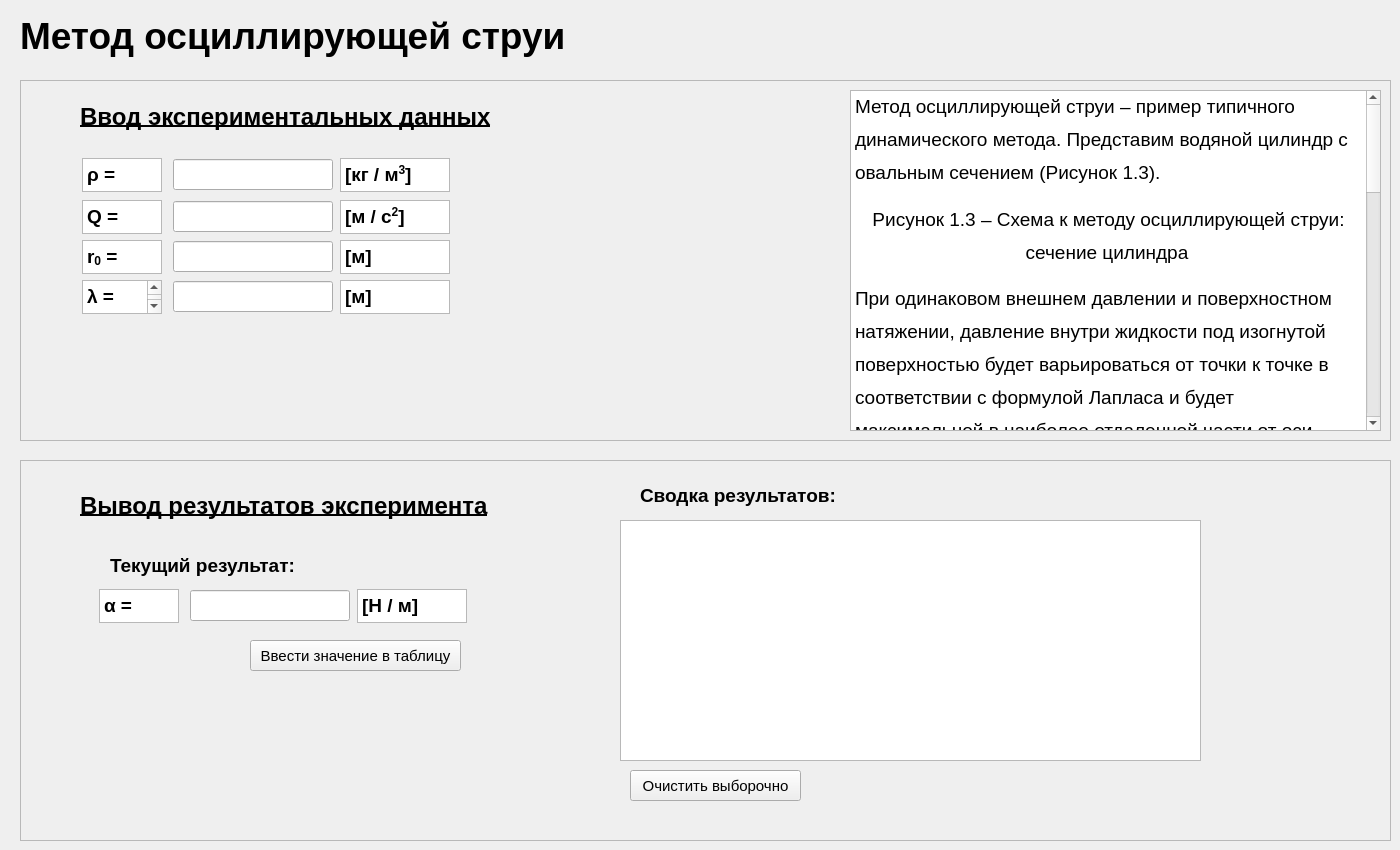
      <widget class="QWidget" name="tab_7">
       <attribute name="title">
        <string>Метод осциллирующей струи</string>
       </attribute>
       <widget class="QLabel" name="label_29">
        <property name="geometry">
         <rect>
          <x>20</x>
          <y>10</y>
          <width>551</width>
          <height>51</height>
         </rect>
        </property>
        <property name="font">
         <font>
          <family>Segoe UI</family>
          <pointsize>28</pointsize>
          <weight>75</weight>
          <bold>true</bold>
         </font>
        </property>
        <property name="text">
         <string>Метод осциллирующей струи</string>
        </property>
       </widget>
       <widget class="QFrame" name="frame_9">
        <property name="geometry">
         <rect>
          <x>20</x>
          <y>80</y>
          <width>1371</width>
          <height>361</height>
         </rect>
        </property>
        <property name="frameShape">
         <enum>QFrame::StyledPanel</enum>
        </property>
        <property name="frameShadow">
         <enum>QFrame::Raised</enum>
        </property>
        <widget class="QLabel" name="label_30">
         <property name="geometry">
          <rect>
           <x>60</x>
           <y>21</y>
           <width>421</width>
           <height>31</height>
          </rect>
         </property>
         <property name="font">
          <font>
           <family>Segoe UI</family>
           <pointsize>18</pointsize>
           <weight>75</weight>
           <bold>true</bold>
           <underline>true</underline>
          </font>
         </property>
         <property name="text">
          <string>Ввод экспериментальных данных</string>
         </property>
        </widget>
        <widget class="QLineEdit" name="lineEdit_37">
         <property name="geometry">
          <rect>
           <x>153</x>
           <y>79</y>
           <width>160</width>
           <height>31</height>
          </rect>
         </property>
         <property name="font">
          <font>
           <family>Segoe UI</family>
           <pointsize>14</pointsize>
           <underline>false</underline>
          </font>
         </property>
         <property name="text">
          <string/>
         </property>
        </widget>
        <widget class="QTextBrowser" name="textBrowser_79">
         <property name="geometry">
          <rect>
           <x>320</x>
           <y>78</y>
           <width>110</width>
           <height>34</height>
          </rect>
         </property>
         <property name="html">
          <string>&lt;!DOCTYPE HTML PUBLIC &quot;-//W3C//DTD HTML 4.0//EN&quot; &quot;http://www.w3.org/TR/REC-html40/strict.dtd&quot;&gt;
&lt;html&gt;&lt;head&gt;&lt;meta name=&quot;qrichtext&quot; content=&quot;1&quot; /&gt;&lt;style type=&quot;text/css&quot;&gt;
p, li { white-space: pre-wrap; }
&lt;/style&gt;&lt;/head&gt;&lt;body style=&quot; font-family:'MS Shell Dlg 2'; font-size:8.25pt; font-weight:400; font-style:normal;&quot;&gt;
&lt;p style=&quot; margin-top:0px; margin-bottom:0px; margin-left:0px; margin-right:0px; -qt-block-indent:0; text-indent:0px;&quot;&gt;&lt;span style=&quot; font-size:14pt; font-weight:600;&quot;&gt;[кг / м&lt;/span&gt;&lt;span style=&quot; font-size:14pt; font-weight:600; vertical-align:super;&quot;&gt;3&lt;/span&gt;&lt;span style=&quot; font-size:14pt; font-weight:600;&quot;&gt;]&lt;/span&gt;&lt;/p&gt;&lt;/body&gt;&lt;/html&gt;</string>
         </property>
        </widget>
        <widget class="QTextBrowser" name="textBrowser_80">
         <property name="geometry">
          <rect>
           <x>62</x>
           <y>78</y>
           <width>80</width>
           <height>34</height>
          </rect>
         </property>
         <property name="html">
          <string>&lt;!DOCTYPE HTML PUBLIC &quot;-//W3C//DTD HTML 4.0//EN&quot; &quot;http://www.w3.org/TR/REC-html40/strict.dtd&quot;&gt;
&lt;html&gt;&lt;head&gt;&lt;meta name=&quot;qrichtext&quot; content=&quot;1&quot; /&gt;&lt;style type=&quot;text/css&quot;&gt;
p, li { white-space: pre-wrap; }
&lt;/style&gt;&lt;/head&gt;&lt;body style=&quot; font-family:'MS Shell Dlg 2'; font-size:8.25pt; font-weight:400; font-style:normal;&quot;&gt;
&lt;p style=&quot; margin-top:0px; margin-bottom:0px; margin-left:0px; margin-right:0px; -qt-block-indent:0; text-indent:0px;&quot;&gt;&lt;span style=&quot; font-size:14pt; font-weight:600;&quot;&gt;ρ = &lt;/span&gt;&lt;/p&gt;&lt;/body&gt;&lt;/html&gt;</string>
         </property>
        </widget>
        <widget class="QTextBrowser" name="textBrowser_81">
         <property name="geometry">
          <rect>
           <x>320</x>
           <y>120</y>
           <width>110</width>
           <height>34</height>
          </rect>
         </property>
         <property name="html">
          <string>&lt;!DOCTYPE HTML PUBLIC &quot;-//W3C//DTD HTML 4.0//EN&quot; &quot;http://www.w3.org/TR/REC-html40/strict.dtd&quot;&gt;
&lt;html&gt;&lt;head&gt;&lt;meta name=&quot;qrichtext&quot; content=&quot;1&quot; /&gt;&lt;style type=&quot;text/css&quot;&gt;
p, li { white-space: pre-wrap; }
&lt;/style&gt;&lt;/head&gt;&lt;body style=&quot; font-family:'MS Shell Dlg 2'; font-size:8.25pt; font-weight:400; font-style:normal;&quot;&gt;
&lt;p style=&quot; margin-top:0px; margin-bottom:0px; margin-left:0px; margin-right:0px; -qt-block-indent:0; text-indent:0px;&quot;&gt;&lt;span style=&quot; font-size:14pt; font-weight:600;&quot;&gt;[м / с&lt;/span&gt;&lt;span style=&quot; font-size:14pt; font-weight:600; vertical-align:super;&quot;&gt;2&lt;/span&gt;&lt;span style=&quot; font-size:14pt; font-weight:600;&quot;&gt;]&lt;/span&gt;&lt;/p&gt;&lt;/body&gt;&lt;/html&gt;</string>
         </property>
        </widget>
        <widget class="QTextBrowser" name="textBrowser_82">
         <property name="geometry">
          <rect>
           <x>62</x>
           <y>120</y>
           <width>80</width>
           <height>34</height>
          </rect>
         </property>
         <property name="html">
          <string>&lt;!DOCTYPE HTML PUBLIC &quot;-//W3C//DTD HTML 4.0//EN&quot; &quot;http://www.w3.org/TR/REC-html40/strict.dtd&quot;&gt;
&lt;html&gt;&lt;head&gt;&lt;meta name=&quot;qrichtext&quot; content=&quot;1&quot; /&gt;&lt;style type=&quot;text/css&quot;&gt;
p, li { white-space: pre-wrap; }
&lt;/style&gt;&lt;/head&gt;&lt;body style=&quot; font-family:'MS Shell Dlg 2'; font-size:8.25pt; font-weight:400; font-style:normal;&quot;&gt;
&lt;p style=&quot; margin-top:0px; margin-bottom:0px; margin-left:0px; margin-right:0px; -qt-block-indent:0; text-indent:0px;&quot;&gt;&lt;span style=&quot; font-size:14pt; font-weight:600;&quot;&gt;Q = &lt;/span&gt;&lt;/p&gt;&lt;/body&gt;&lt;/html&gt;</string>
         </property>
        </widget>
        <widget class="QLineEdit" name="lineEdit_38">
         <property name="geometry">
          <rect>
           <x>153</x>
           <y>121</y>
           <width>160</width>
           <height>31</height>
          </rect>
         </property>
         <property name="font">
          <font>
           <family>Segoe UI</family>
           <pointsize>14</pointsize>
           <underline>false</underline>
          </font>
         </property>
         <property name="text">
          <string/>
         </property>
        </widget>
        <widget class="QTextBrowser" name="textBrowser_83">
         <property name="geometry">
          <rect>
           <x>320</x>
           <y>160</y>
           <width>110</width>
           <height>34</height>
          </rect>
         </property>
         <property name="html">
          <string>&lt;!DOCTYPE HTML PUBLIC &quot;-//W3C//DTD HTML 4.0//EN&quot; &quot;http://www.w3.org/TR/REC-html40/strict.dtd&quot;&gt;
&lt;html&gt;&lt;head&gt;&lt;meta name=&quot;qrichtext&quot; content=&quot;1&quot; /&gt;&lt;style type=&quot;text/css&quot;&gt;
p, li { white-space: pre-wrap; }
&lt;/style&gt;&lt;/head&gt;&lt;body style=&quot; font-family:'MS Shell Dlg 2'; font-size:8.25pt; font-weight:400; font-style:normal;&quot;&gt;
&lt;p style=&quot; margin-top:0px; margin-bottom:0px; margin-left:0px; margin-right:0px; -qt-block-indent:0; text-indent:0px;&quot;&gt;&lt;span style=&quot; font-size:14pt; font-weight:600;&quot;&gt;[м]&lt;/span&gt;&lt;/p&gt;&lt;/body&gt;&lt;/html&gt;</string>
         </property>
        </widget>
        <widget class="QTextBrowser" name="textBrowser_84">
         <property name="geometry">
          <rect>
           <x>62</x>
           <y>160</y>
           <width>80</width>
           <height>34</height>
          </rect>
         </property>
         <property name="html">
          <string>&lt;!DOCTYPE HTML PUBLIC &quot;-//W3C//DTD HTML 4.0//EN&quot; &quot;http://www.w3.org/TR/REC-html40/strict.dtd&quot;&gt;
&lt;html&gt;&lt;head&gt;&lt;meta name=&quot;qrichtext&quot; content=&quot;1&quot; /&gt;&lt;style type=&quot;text/css&quot;&gt;
p, li { white-space: pre-wrap; }
&lt;/style&gt;&lt;/head&gt;&lt;body style=&quot; font-family:'MS Shell Dlg 2'; font-size:8.25pt; font-weight:400; font-style:normal;&quot;&gt;
&lt;p style=&quot; margin-top:0px; margin-bottom:0px; margin-left:0px; margin-right:0px; -qt-block-indent:0; text-indent:0px;&quot;&gt;&lt;span style=&quot; font-size:14pt; font-weight:600;&quot;&gt;r&lt;/span&gt;&lt;span style=&quot; font-size:14pt; font-weight:600; vertical-align:sub;&quot;&gt;0&lt;/span&gt;&lt;span style=&quot; font-size:14pt; font-weight:600;&quot;&gt; = &lt;/span&gt;&lt;/p&gt;&lt;/body&gt;&lt;/html&gt;</string>
         </property>
        </widget>
        <widget class="QLineEdit" name="lineEdit_39">
         <property name="geometry">
          <rect>
           <x>153</x>
           <y>161</y>
           <width>160</width>
           <height>31</height>
          </rect>
         </property>
         <property name="font">
          <font>
           <family>Segoe UI</family>
           <pointsize>14</pointsize>
           <underline>false</underline>
          </font>
         </property>
         <property name="text">
          <string/>
         </property>
        </widget>
        <widget class="QTextBrowser" name="textBrowser_85">
         <property name="geometry">
          <rect>
           <x>320</x>
           <y>200</y>
           <width>110</width>
           <height>34</height>
          </rect>
         </property>
         <property name="html">
          <string>&lt;!DOCTYPE HTML PUBLIC &quot;-//W3C//DTD HTML 4.0//EN&quot; &quot;http://www.w3.org/TR/REC-html40/strict.dtd&quot;&gt;
&lt;html&gt;&lt;head&gt;&lt;meta name=&quot;qrichtext&quot; content=&quot;1&quot; /&gt;&lt;style type=&quot;text/css&quot;&gt;
p, li { white-space: pre-wrap; }
&lt;/style&gt;&lt;/head&gt;&lt;body style=&quot; font-family:'MS Shell Dlg 2'; font-size:8.25pt; font-weight:400; font-style:normal;&quot;&gt;
&lt;p style=&quot; margin-top:0px; margin-bottom:0px; margin-left:0px; margin-right:0px; -qt-block-indent:0; text-indent:0px;&quot;&gt;&lt;span style=&quot; font-size:14pt; font-weight:600;&quot;&gt;[м]&lt;/span&gt;&lt;/p&gt;&lt;/body&gt;&lt;/html&gt;</string>
         </property>
        </widget>
        <widget class="QTextBrowser" name="textBrowser_86">
         <property name="geometry">
          <rect>
           <x>62</x>
           <y>200</y>
           <width>80</width>
           <height>34</height>
          </rect>
         </property>
         <property name="html">
          <string>&lt;!DOCTYPE HTML PUBLIC &quot;-//W3C//DTD HTML 4.0//EN&quot; &quot;http://www.w3.org/TR/REC-html40/strict.dtd&quot;&gt;
&lt;html&gt;&lt;head&gt;&lt;meta name=&quot;qrichtext&quot; content=&quot;1&quot; /&gt;&lt;style type=&quot;text/css&quot;&gt;
p, li { white-space: pre-wrap; }
&lt;/style&gt;&lt;/head&gt;&lt;body style=&quot; font-family:'MS Shell Dlg 2'; font-size:8.25pt; font-weight:400; font-style:normal;&quot;&gt;
&lt;p style=&quot; margin-top:12px; margin-bottom:12px; margin-left:0px; margin-right:0px; -qt-block-indent:0; text-indent:0px; line-height:150%;&quot;&gt;&lt;span style=&quot; font-family:'Times New Roman','serif'; font-size:14pt; font-weight:600; color:#000000;&quot;&gt;λ&lt;/span&gt;&lt;span style=&quot; font-size:14pt; font-weight:600;&quot;&gt; =&lt;/span&gt;&lt;/p&gt;&lt;/body&gt;&lt;/html&gt;</string>
         </property>
        </widget>
        <widget class="QLineEdit" name="lineEdit_40">
         <property name="geometry">
          <rect>
           <x>153</x>
           <y>201</y>
           <width>160</width>
           <height>31</height>
          </rect>
         </property>
         <property name="font">
          <font>
           <family>Segoe UI</family>
           <pointsize>14</pointsize>
           <underline>false</underline>
          </font>
         </property>
         <property name="text">
          <string/>
         </property>
        </widget>
        <widget class="QTextBrowser" name="textBrowser_89">
         <property name="geometry">
          <rect>
           <x>830</x>
           <y>10</y>
           <width>531</width>
           <height>341</height>
          </rect>
         </property>
         <property name="html">
          <string>&lt;!DOCTYPE HTML PUBLIC &quot;-//W3C//DTD HTML 4.0//EN&quot; &quot;http://www.w3.org/TR/REC-html40/strict.dtd&quot;&gt;
&lt;html&gt;&lt;head&gt;&lt;meta name=&quot;qrichtext&quot; content=&quot;1&quot; /&gt;&lt;title&gt;Капиллярный метод определения поверхностного натяжения&lt;/title&gt;&lt;style type=&quot;text/css&quot;&gt;
p, li { white-space: pre-wrap; }
&lt;/style&gt;&lt;/head&gt;&lt;body style=&quot; font-family:'MS Shell Dlg 2'; font-size:8.25pt; font-weight:400; font-style:normal;&quot; bgcolor=&quot;#ffffff&quot;&gt;
&lt;p style=&quot; margin-top:12px; margin-bottom:12px; margin-left:0px; margin-right:0px; -qt-block-indent:0; text-indent:0px; line-height:150%;&quot;&gt;&lt;span style=&quot; font-family:'Times New Roman','serif'; font-size:14pt; color:#000000;&quot;&gt;Метод осциллирующей струи – пример типичного динамического метода. Представим водяной цилиндр с овальным сечением (Рисунок 1.3).&lt;/span&gt;&lt;span style=&quot; font-size:8pt;&quot;&gt; &lt;/span&gt;&lt;/p&gt;
&lt;p align=&quot;center&quot; style=&quot; margin-top:12px; margin-bottom:12px; margin-left:0px; margin-right:0px; -qt-block-indent:0; text-indent:0px; line-height:150%;&quot;&gt;&lt;a name=&quot;_x0000_t75&quot;&gt;&lt;/a&gt;&lt;span style=&quot; font-family:'Times New Roman','serif'; font-size:14pt; color:#000000;&quot;&gt;Р&lt;/span&gt;&lt;span style=&quot; font-family:'Times New Roman','serif'; font-size:14pt; color:#000000;&quot;&gt;исунок 1.3 – Схема к методу осциллирующей струи: сечение цилиндра&lt;/span&gt;&lt;span style=&quot; font-size:8pt;&quot;&gt; &lt;/span&gt;&lt;/p&gt;
&lt;p style=&quot; margin-top:12px; margin-bottom:12px; margin-left:0px; margin-right:0px; -qt-block-indent:0; text-indent:0px; line-height:150%;&quot;&gt;&lt;span style=&quot; font-family:'Times New Roman','serif'; font-size:14pt; color:#000000;&quot;&gt;При одинаковом внешнем давлении и поверхностном натяжении, давление внутри жидкости под изогнутой поверхностью будет варьироваться от точки к точке в соответствии с формулой Лапласа и будет максимальной в наиболее отдаленной части от оси этого цилиндра, где кривизна поверхности максимальна. Под влиянием разницы давлений жидкость течет к оси цилиндра. Затем, как достигает оси, два встречных потока создают билатеральный (двусторонний) поток от оси, снова формируя цилиндр овального сечения, однако уже развернувшийся на &lt;/span&gt;&lt;a name=&quot;_x0000_i1025&quot;&gt;&lt;/a&gt;&lt;span style=&quot; font-family:'Times New Roman','serif'; font-size:14pt; color:#000000;&quot;&gt;.&lt;/span&gt;&lt;span style=&quot; font-size:8pt;&quot;&gt; &lt;/span&gt;&lt;/p&gt;
&lt;p style=&quot; margin-top:12px; margin-bottom:12px; margin-left:0px; margin-right:0px; -qt-block-indent:0; text-indent:0px; line-height:150%;&quot;&gt;&lt;span style=&quot; font-family:'Times New Roman','serif'; font-size:14pt; color:#000000;&quot;&gt; В отсутствие трения и сжимаемости, частота колебаний &lt;/span&gt;&lt;a name=&quot;_x0000_i1025&quot;&gt;&lt;/a&gt;&lt;span style=&quot; font-family:'Times New Roman','serif'; font-size:14pt; color:#000000;&quot;&gt; &lt;/span&gt;&lt;span style=&quot; font-family:'Times New Roman','serif'; font-size:14pt; color:#000000;&quot;&gt;может зависеть только от поверхностного натяжения &lt;/span&gt;&lt;a name=&quot;_x0000_i1025&quot;&gt;&lt;/a&gt;&lt;span style=&quot; font-family:'Times New Roman','serif'; font-size:14pt; color:#000000;&quot;&gt;,&lt;/span&gt;&lt;span style=&quot; font-family:'Times New Roman','serif'; font-size:14pt; color:#000000;&quot;&gt; плотности жидкости &lt;/span&gt;&lt;a name=&quot;_x0000_i1025&quot;&gt;&lt;/a&gt;&lt;span style=&quot; font-family:'Times New Roman','serif'; font-size:14pt; color:#000000;&quot;&gt; &lt;/span&gt;&lt;span style=&quot; font-family:'Times New Roman','serif'; font-size:14pt; color:#000000;&quot;&gt;и среднего радиуса цилиндра &lt;/span&gt;&lt;a name=&quot;_x0000_i1025&quot;&gt;&lt;/a&gt;&lt;span style=&quot; font-family:'Times New Roman','serif'; font-size:14pt; color:#000000;&quot;&gt; &lt;/span&gt;&lt;span style=&quot; font-family:'Times New Roman','serif'; font-size:14pt; color:#000000;&quot;&gt;при малы колебаниях. Тогда зависимость &lt;/span&gt;&lt;a name=&quot;_x0000_i1025&quot;&gt;&lt;/a&gt;&lt;span style=&quot; font-family:'Times New Roman','serif'; font-size:14pt; color:#000000;&quot;&gt; &lt;/span&gt;&lt;span style=&quot; font-family:'Times New Roman','serif'; font-size:14pt; color:#000000;&quot;&gt;от этих величин описывается формулой Релея:&lt;/span&gt;&lt;span style=&quot; font-size:8pt;&quot;&gt; &lt;/span&gt;&lt;/p&gt;
&lt;p style=&quot; margin-top:12px; margin-bottom:12px; margin-left:0px; margin-right:0px; -qt-block-indent:0; text-indent:0px; line-height:150%;&quot;&gt;&lt;a name=&quot;_x0000_i1025&quot;&gt;&lt;/a&gt;&lt;span style=&quot; font-family:'Times New Roman','serif'; font-size:14pt; color:#000000;&quot;&gt;П&lt;/span&gt;&lt;span style=&quot; font-family:'Times New Roman','serif'; font-size:14pt; color:#000000;&quot;&gt;ериодически участки струи будут проходить расстояние &lt;/span&gt;&lt;a name=&quot;_x0000_i1025&quot;&gt;&lt;/a&gt;&lt;span style=&quot; font-family:'Times New Roman','serif'; font-size:14pt; color:#000000;&quot;&gt; &lt;/span&gt;&lt;span style=&quot; font-family:'Times New Roman','serif'; font-size:14pt; color:#000000;&quot;&gt;(где &lt;/span&gt;&lt;a name=&quot;_x0000_i1025&quot;&gt;&lt;/a&gt;&lt;span style=&quot; font-family:'Times New Roman','serif'; font-size:14pt; color:#000000;&quot;&gt; &lt;/span&gt;&lt;span style=&quot; font-family:'Times New Roman','serif'; font-size:14pt; color:#000000;&quot;&gt;– средняя скорость струи), которую можно измерить в ходе эксперимента как длину волны (расстояние между узкими или широкими местами струйки). &lt;/span&gt;&lt;/p&gt;
&lt;p align=&quot;center&quot; style=&quot; margin-top:12px; margin-bottom:12px; margin-left:0px; margin-right:0px; -qt-block-indent:0; text-indent:0px; line-height:150%;&quot;&gt;&lt;a name=&quot;Рисунок_x0020_45&quot;&gt;&lt;/a&gt;&lt;span style=&quot; font-family:'Times New Roman','serif'; font-size:14pt; color:#000000;&quot;&gt;Р&lt;/span&gt;&lt;span style=&quot; font-family:'Times New Roman','serif'; font-size:14pt; color:#000000;&quot;&gt;исунок 1.4 – Колеблющаяся струя&lt;/span&gt;&lt;span style=&quot; font-size:8pt;&quot;&gt; &lt;/span&gt;&lt;/p&gt;
&lt;p style=&quot; margin-top:12px; margin-bottom:12px; margin-left:0px; margin-right:0px; -qt-block-indent:0; text-indent:0px; line-height:150%;&quot;&gt;&lt;span style=&quot; font-family:'Times New Roman','serif'; font-size:14pt; color:#000000;&quot;&gt;Выразим расход жидкости &lt;/span&gt;&lt;a name=&quot;_x0000_i1025&quot;&gt;&lt;/a&gt;&lt;span style=&quot; font-family:'Times New Roman','serif'; font-size:14pt; color:#000000;&quot;&gt;:&lt;/span&gt;&lt;span style=&quot; font-size:8pt;&quot;&gt; &lt;/span&gt;&lt;/p&gt;
&lt;p style=&quot; margin-top:12px; margin-bottom:12px; margin-left:0px; margin-right:0px; -qt-block-indent:0; text-indent:0px; line-height:150%;&quot;&gt;&lt;a name=&quot;_x0000_i1025&quot;&gt;&lt;/a&gt;&lt;span style=&quot; font-family:'Times New Roman','serif'; font-size:14pt; color:#000000;&quot;&gt;Т&lt;/span&gt;&lt;span style=&quot; font-family:'Times New Roman','serif'; font-size:14pt; color:#000000;&quot;&gt;огда коэффициент поверхностного натяжения можно рассчитать по следующей формуле: &lt;/span&gt;&lt;/p&gt;
&lt;p style=&quot; margin-top:12px; margin-bottom:12px; margin-left:0px; margin-right:0px; -qt-block-indent:0; text-indent:0px; line-height:150%;&quot;&gt;&lt;a name=&quot;_x0000_i1025&quot;&gt;&lt;/a&gt;&lt;span style=&quot; font-family:'Times New Roman','serif'; font-size:14pt; color:#000000;&quot;&gt;г&lt;/span&gt;&lt;span style=&quot; font-family:'Times New Roman','serif'; font-size:14pt; color:#000000;&quot;&gt;де &lt;/span&gt;&lt;a name=&quot;_x0000_i1025&quot;&gt;&lt;/a&gt;&lt;span style=&quot; font-family:'Times New Roman','serif'; font-size:14pt; color:#000000;&quot;&gt; &lt;/span&gt;&lt;span style=&quot; font-family:'Times New Roman','serif'; font-size:14pt; color:#000000;&quot;&gt;– плотность исследуемой жидкости, &lt;/span&gt;&lt;a name=&quot;_x0000_i1025&quot;&gt;&lt;/a&gt;&lt;span style=&quot; font-family:'Times New Roman','serif'; font-size:14pt; color:#000000;&quot;&gt; &lt;/span&gt;&lt;span style=&quot; font-family:'Times New Roman','serif'; font-size:14pt; color:#000000;&quot;&gt;– расход жидкости, &lt;/span&gt;&lt;a name=&quot;_x0000_i1025&quot;&gt;&lt;/a&gt;&lt;span style=&quot; font-family:'Times New Roman','serif'; font-size:14pt; color:#000000;&quot;&gt; &lt;/span&gt;&lt;span style=&quot; font-family:'Times New Roman','serif'; font-size:14pt; color:#000000;&quot;&gt;– средний радиус цилиндра, &lt;/span&gt;&lt;a name=&quot;_x0000_i1025&quot;&gt;&lt;/a&gt;&lt;span style=&quot; font-family:'Times New Roman','serif'; font-size:14pt; color:#000000;&quot;&gt; &lt;/span&gt;&lt;span style=&quot; font-family:'Times New Roman','serif'; font-size:14pt; color:#000000;&quot;&gt;– длина волны осцилляции струи, 2 и 3 – цифры.&lt;/span&gt;&lt;span style=&quot; font-size:8pt;&quot;&gt; &lt;/span&gt;&lt;/p&gt;&lt;/body&gt;&lt;/html&gt;</string>
         </property>
        </widget>
       </widget>
       <widget class="QFrame" name="frame_10">
        <property name="geometry">
         <rect>
          <x>20</x>
          <y>460</y>
          <width>1371</width>
          <height>381</height>
         </rect>
        </property>
        <property name="frameShape">
         <enum>QFrame::StyledPanel</enum>
        </property>
        <property name="frameShadow">
         <enum>QFrame::Raised</enum>
        </property>
        <widget class="QLabel" name="label_31">
         <property name="geometry">
          <rect>
           <x>60</x>
           <y>30</y>
           <width>411</width>
           <height>31</height>
          </rect>
         </property>
         <property name="font">
          <font>
           <family>Segoe UI</family>
           <pointsize>18</pointsize>
           <weight>75</weight>
           <bold>true</bold>
           <underline>true</underline>
          </font>
         </property>
         <property name="text">
          <string>Вывод результатов эксперимента</string>
         </property>
        </widget>
        <widget class="QLabel" name="label_32">
         <property name="geometry">
          <rect>
           <x>90</x>
           <y>90</y>
           <width>201</width>
           <height>31</height>
          </rect>
         </property>
         <property name="font">
          <font>
           <family>Segoe UI</family>
           <pointsize>14</pointsize>
           <weight>75</weight>
           <bold>true</bold>
           <underline>false</underline>
          </font>
         </property>
         <property name="text">
          <string>Текущий результат:</string>
         </property>
        </widget>
        <widget class="QTextBrowser" name="textBrowser_67">
         <property name="geometry">
          <rect>
           <x>337</x>
           <y>129</y>
           <width>110</width>
           <height>34</height>
          </rect>
         </property>
         <property name="html">
          <string>&lt;!DOCTYPE HTML PUBLIC &quot;-//W3C//DTD HTML 4.0//EN&quot; &quot;http://www.w3.org/TR/REC-html40/strict.dtd&quot;&gt;
&lt;html&gt;&lt;head&gt;&lt;meta name=&quot;qrichtext&quot; content=&quot;1&quot; /&gt;&lt;style type=&quot;text/css&quot;&gt;
p, li { white-space: pre-wrap; }
&lt;/style&gt;&lt;/head&gt;&lt;body style=&quot; font-family:'MS Shell Dlg 2'; font-size:8.25pt; font-weight:400; font-style:normal;&quot;&gt;
&lt;p style=&quot; margin-top:0px; margin-bottom:0px; margin-left:0px; margin-right:0px; -qt-block-indent:0; text-indent:0px;&quot;&gt;&lt;span style=&quot; font-size:14pt; font-weight:600;&quot;&gt;[Н / м]&lt;/span&gt;&lt;/p&gt;&lt;/body&gt;&lt;/html&gt;</string>
         </property>
        </widget>
        <widget class="QTextBrowser" name="textBrowser_74">
         <property name="geometry">
          <rect>
           <x>79</x>
           <y>129</y>
           <width>80</width>
           <height>34</height>
          </rect>
         </property>
         <property name="html">
          <string>&lt;!DOCTYPE HTML PUBLIC &quot;-//W3C//DTD HTML 4.0//EN&quot; &quot;http://www.w3.org/TR/REC-html40/strict.dtd&quot;&gt;
&lt;html&gt;&lt;head&gt;&lt;meta name=&quot;qrichtext&quot; content=&quot;1&quot; /&gt;&lt;style type=&quot;text/css&quot;&gt;
p, li { white-space: pre-wrap; }
&lt;/style&gt;&lt;/head&gt;&lt;body style=&quot; font-family:'MS Shell Dlg 2'; font-size:8.25pt; font-weight:400; font-style:normal;&quot;&gt;
&lt;p style=&quot; margin-top:0px; margin-bottom:0px; margin-left:0px; margin-right:0px; -qt-block-indent:0; text-indent:0px;&quot;&gt;&lt;span style=&quot; font-size:14pt; font-weight:600;&quot;&gt;α = &lt;/span&gt;&lt;/p&gt;&lt;/body&gt;&lt;/html&gt;</string>
         </property>
        </widget>
        <widget class="QLineEdit" name="lineEdit_35">
         <property name="geometry">
          <rect>
           <x>170</x>
           <y>130</y>
           <width>160</width>
           <height>31</height>
          </rect>
         </property>
         <property name="font">
          <font>
           <family>Segoe UI</family>
           <pointsize>14</pointsize>
           <underline>false</underline>
          </font>
         </property>
         <property name="text">
          <string/>
         </property>
        </widget>
        <widget class="QPushButton" name="pushButton_7">
         <property name="geometry">
          <rect>
           <x>230</x>
           <y>180</y>
           <width>211</width>
           <height>31</height>
          </rect>
         </property>
         <property name="font">
          <font>
           <family>Segoe UI</family>
           <pointsize>11</pointsize>
          </font>
         </property>
         <property name="text">
          <string>Ввести значение в таблицу</string>
         </property>
        </widget>
        <widget class="Tables" name="tableView_7">
         <property name="geometry">
          <rect>
           <x>600</x>
           <y>60</y>
           <width>581</width>
           <height>241</height>
          </rect>
         </property>
        </widget>
        <widget class="QLabel" name="label_33">
         <property name="geometry">
          <rect>
           <x>620</x>
           <y>20</y>
           <width>201</width>
           <height>31</height>
          </rect>
         </property>
         <property name="font">
          <font>
           <family>Segoe UI</family>
           <pointsize>14</pointsize>
           <weight>75</weight>
           <bold>true</bold>
           <underline>false</underline>
          </font>
         </property>
         <property name="text">
          <string>Сводка результатов:</string>
         </property>
        </widget>
        <widget class="QPushButton" name="pushButton_16">
         <property name="geometry">
          <rect>
           <x>610</x>
           <y>310</y>
           <width>171</width>
           <height>31</height>
          </rect>
         </property>
         <property name="font">
          <font>
           <family>Segoe UI</family>
           <pointsize>11</pointsize>
          </font>
         </property>
         <property name="text">
          <string>Очистить выборочно</string>
         </property>
        </widget>
       </widget>
      </widget>
